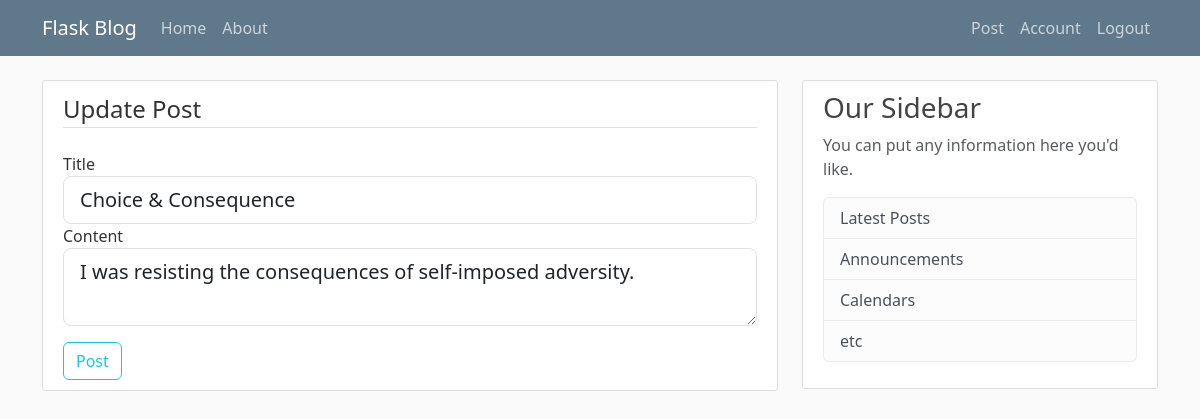
/post/7/update (signed in), run on the app's committed database.
### flaskblog/models.py (models this page shows, shortened)
class Post(db.Model):
    id = db.Column(db.Integer, primary_key = True)
    title = db.Column(db.String(40), nullable = False)
    date_posted = db.Column(db.DateTime, nullable = False, default = datetime.utcnow)
    content = db.Column(db.Text, nullable = False)
    user_id = db.Column(db.Integer, db.ForeignKey('user.id'), nullable=False)
    comments = db.relationship('Comment', backref='origin_post', lazy=True)

### flaskblog/posts/urls.py (the view)
@posts.route("/post/<int:post_id>/update", methods=['GET', 'POST'])
@login_required
def update_post(post_id):
    post = Post.query.get_or_404(post_id)
    if post.author != current_user:
        abort(403)
    form = PostForm()
    if form.validate_on_submit():
        post.title = form.title.data
        post.content = form.content.data
        db.session.commit()
        flash('Post has been updated', 'success')
        return redirect(url_for('posts.one_post', post_id=post.id))
    elif request.method == 'GET':
        form.title.data = post.title
        form.content.data = post.content
    return render_template('create_post.html', title='Update Post', form=form)

### flaskblog/posts/forms.py
class PostForm(FlaskForm):
    title = StringField('Title', validators=[DataRequired()])
    content = TextAreaField('Content', validators=[DataRequired()])
    submit = SubmitField('Post')

### flaskblog/models.py (called while the page is built)
@login_manager.user_loader
def load_user(user_id):
    return User.query.get(int(user_id))

### flaskblog/templates/create_post.html (shortened to what this page needs)
{% extends "base.html" %}
{% block content %}
<div class="content-section">
    <form action="" method="post">
        <fieldset class="form-group">
            <legend class="border-bottom mb-4">{{ title }}</legend>
            <div class="form-group">
                {{ form.title.label(class="form-control-label") }}
                {% if form.title.errors %}
                    {{ form.title(class="form-control form-control-lg is-invalid") }}
                    <div class="invalid-feedback">
                        {% for error in form.title.errors %}
                            <span> {{ error }}</span>
                        {% endfor %}
                    </div>
                {% else %}
                    {{ form.title(class="form-control form-control-lg") }}
                {% endif %}
            </div>
            <div class="form-group">
                {{ form.content.label(class="form-control-label") }}
                {% if form.content.errors %}
                    {{ form.content(class="form-control form-control-lg is-invalid") }}
                    <div class="invalid-feedback">
                        {% for error in form.content.errors %}
                            <span> {{ error }}</span>
                        {% endfor %}
                    </div>
                {% else %}
                    {{ form.content(class="form-control form-control-lg") }}
                {% endif %}
            </div>
        </fieldset>
        <div class="form-group pt-3">
            {{ form.submit(class="btn btn-outline-info") }}
        </div>
    </form>
</div>
{% endblock %}

### flaskblog/static/main.css (style rules this page uses)
body { background: #fafafa; color: #333333; margin-top: 5rem; }
.content-section { background: #ffffff; padding: 10px 20px; border: 1px solid #dddddd; border-radius: 3px; margin-bottom: 20px; }

### data on the page
Post: title "Choice & Consequence", content "I was resisting the consequences of self-imposed adversity."

### other printed values
{{ title }} "Update Post"
